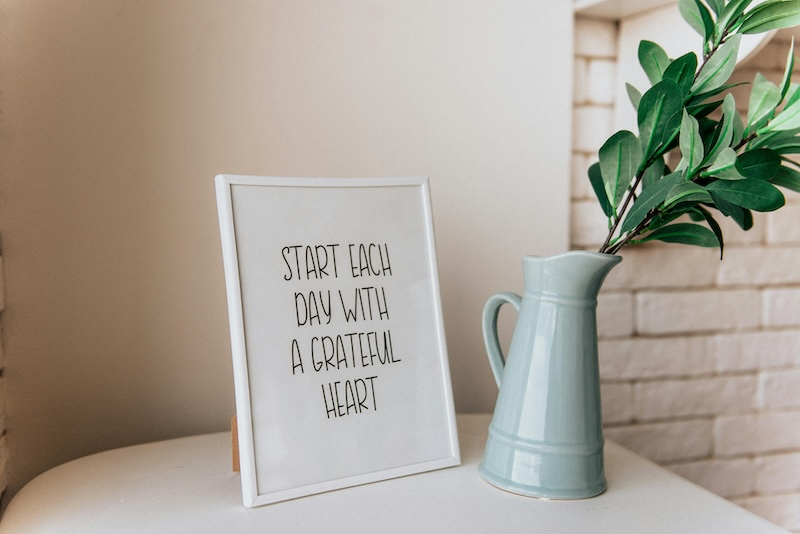
#> input picture data/images/frame.jpg, 800 x 534 px
$ jupyter execute task3.ipynb
#> lines starting #> are read from the running program, lines starting #| are printed output that depends on the picture
[cell 1]
import cv2
from matplotlib import pyplot as plt

# Rectify the frame

[cell 2]
# Apply Homographic transformation to frame
image = cv2.imread('../data/images/frame.jpg')
#> image is the input picture: shape (534, 800, 3); mean B, G, R 149.2, 160.9, 167.5
plt.imshow(image)

# Stitch the following two images together

[cell 3]
image1 = cv2.imread('../data/images/keble.000.png')
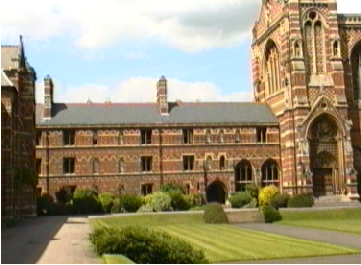
#> input picture data/images/keble.000.png, 361 x 265 px
#> image1 is the input picture: shape (265, 361, 3); mean B, G, R 116.7, 144.6, 155.2
image2 = cv2.imread('../data/images/keble.003.png')
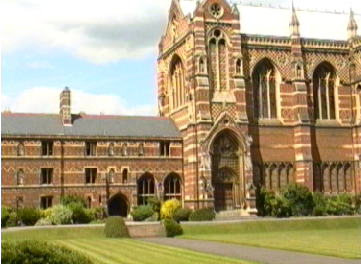
#> input picture data/images/keble.003.png, 361 x 265 px
#> image2 is the input picture: shape (265, 361, 3); mean B, G, R 120, 154.8, 169.4
plt.imshow(image1)
plt.show()
plt.imshow(image2)
